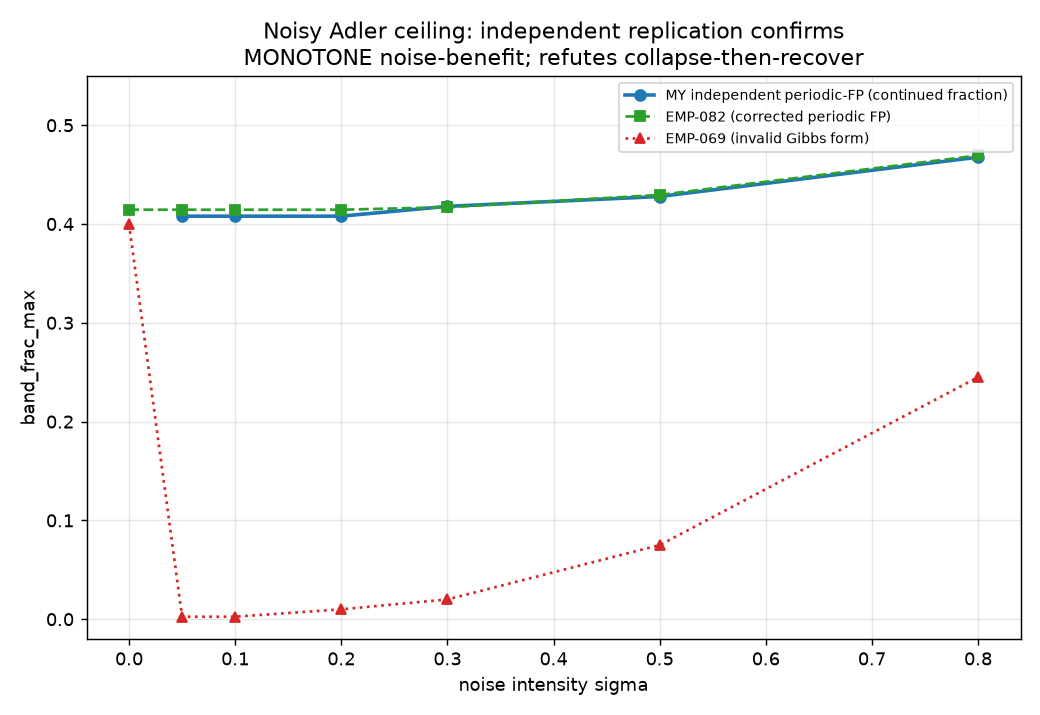

Generate this figure with Python:
"""Generate comprehensive comparison figure: my independent periodic-FP (continued fraction)
verification vs EMP-082 reference vs EMP-069 (invalid Gibbs) for the noisy Adler ceiling."""
import numpy as np
import matplotlib
matplotlib.use('Agg')
import matplotlib.pyplot as plt


def R_continued(dw, K, D, NMAX=2000):
    dw = np.asarray(dw, dtype=np.complex128)
    K = np.asarray(K, dtype=np.complex128)
    D = np.asarray(D, dtype=np.complex128)
    dw, K, D = np.broadcast_arrays(dw, K, D)
    x = np.zeros(dw.shape, dtype=np.complex128)
    for n in range(NMAX, 0, -1):
        a_n = (dw - 1j * D * n) / (1j * K)
        x = 1.0 / (x - a_n)
    return np.abs(x)


def band_frac(sigma, Omega_max=6.0, band=(0.3, 0.7), Kgrid=None):
    D = sigma**2 / 2.0
    if Kgrid is None:
        Kgrid = np.linspace(0.5, 4.0, 40)
    dW = np.linspace(-Omega_max, Omega_max, 201)
    best = 0.0
    bestK = None
    for K in Kgrid:
        Rvals = R_continued(dW, K, D)
        bf = np.mean((Rvals >= band[0]) & (Rvals <= band[1]))
        if bf > best:
            best = bf
            bestK = K
    return best, bestK


if __name__ == "__main__":
    sigmas = [0.05, 0.10, 0.20, 0.30, 0.50, 0.80]
    my_vals = []
    for sig in sigmas:
        bf, bK = band_frac(sig)
        my_vals.append(bf)
        print(f"  sigma={sig:.2f} -> my CF band_frac_max={bf:.4f} (K*={bK:.2f})")

    # Reference datasets
    ref_082 = {0.00:0.4145, 0.05:0.4145, 0.10:0.4145, 0.20:0.4145, 0.30:0.4170, 0.50:0.4295, 0.80:0.4694}
    ref_069 = {0.00:0.400, 0.05:0.0025, 0.10:0.0025, 0.20:0.0100, 0.30:0.0200, 0.50:0.0750, 0.80:0.2450}

    fig, ax = plt.subplots(1, 1, figsize=(8, 5.5))
    ax.plot(sigmas, my_vals, 'o-', color='tab:blue', lw=2, label='MY independent periodic-FP (continued fraction)')
    ax.plot(list(ref_082.keys()), list(ref_082.values()), 's--', color='tab:green', label='EMP-082 (corrected periodic FP)')
    ax.plot(list(ref_069.keys()), list(ref_069.values()), '^:', color='tab:red', label='EMP-069 (invalid Gibbs form)')
    ax.set_xlabel('noise intensity sigma')
    ax.set_ylabel('band_frac_max')
    ax.set_title('Noisy Adler ceiling: independent replication confirms\nMONOTONE noise-benefit; refutes collapse-then-recover')
    ax.legend(fontsize=8)
    ax.grid(True, alpha=0.3)
    ax.set_ylim(-0.02, 0.55)
    plt.tight_layout()
    plt.savefig('adler_ceiling_replication_summary.png', dpi=130)
    print("\nSaved adler_ceiling_replication_summary.png")
